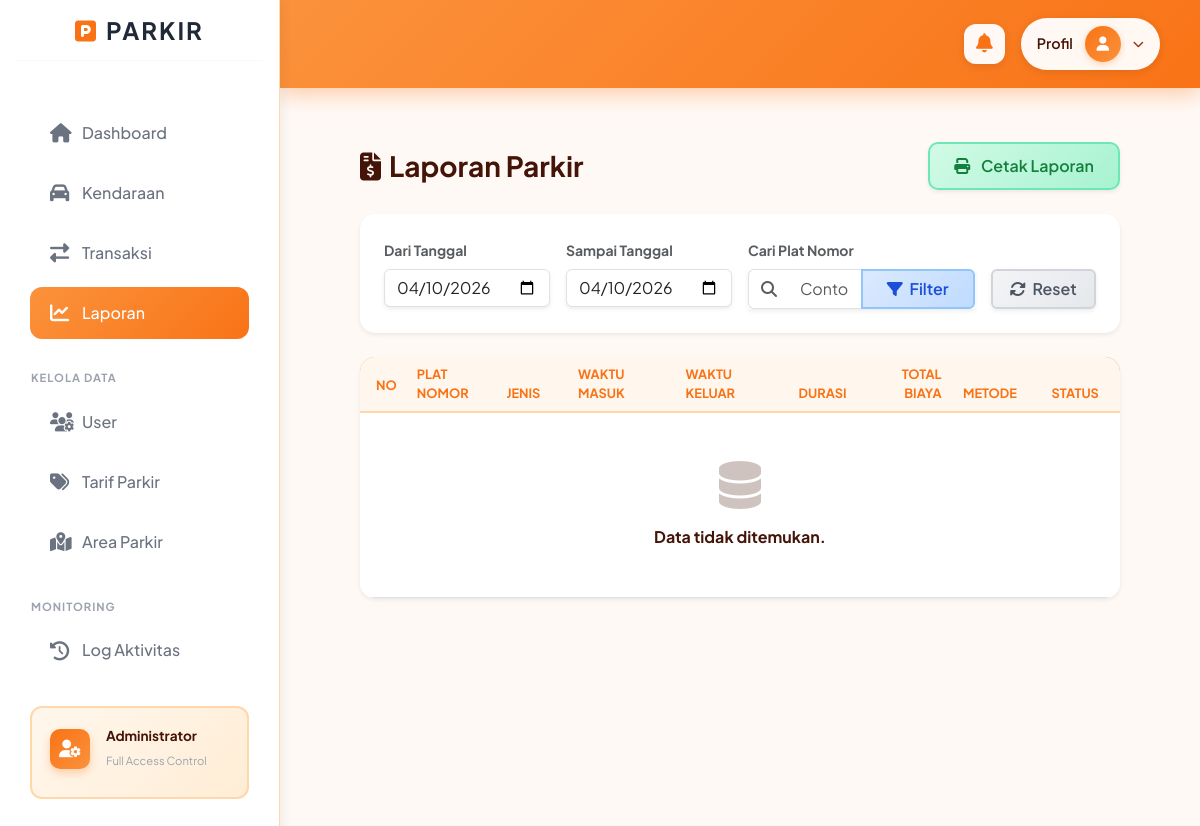
Before: /index.php?c=Laporan&m=index (signed in) with the older database file.
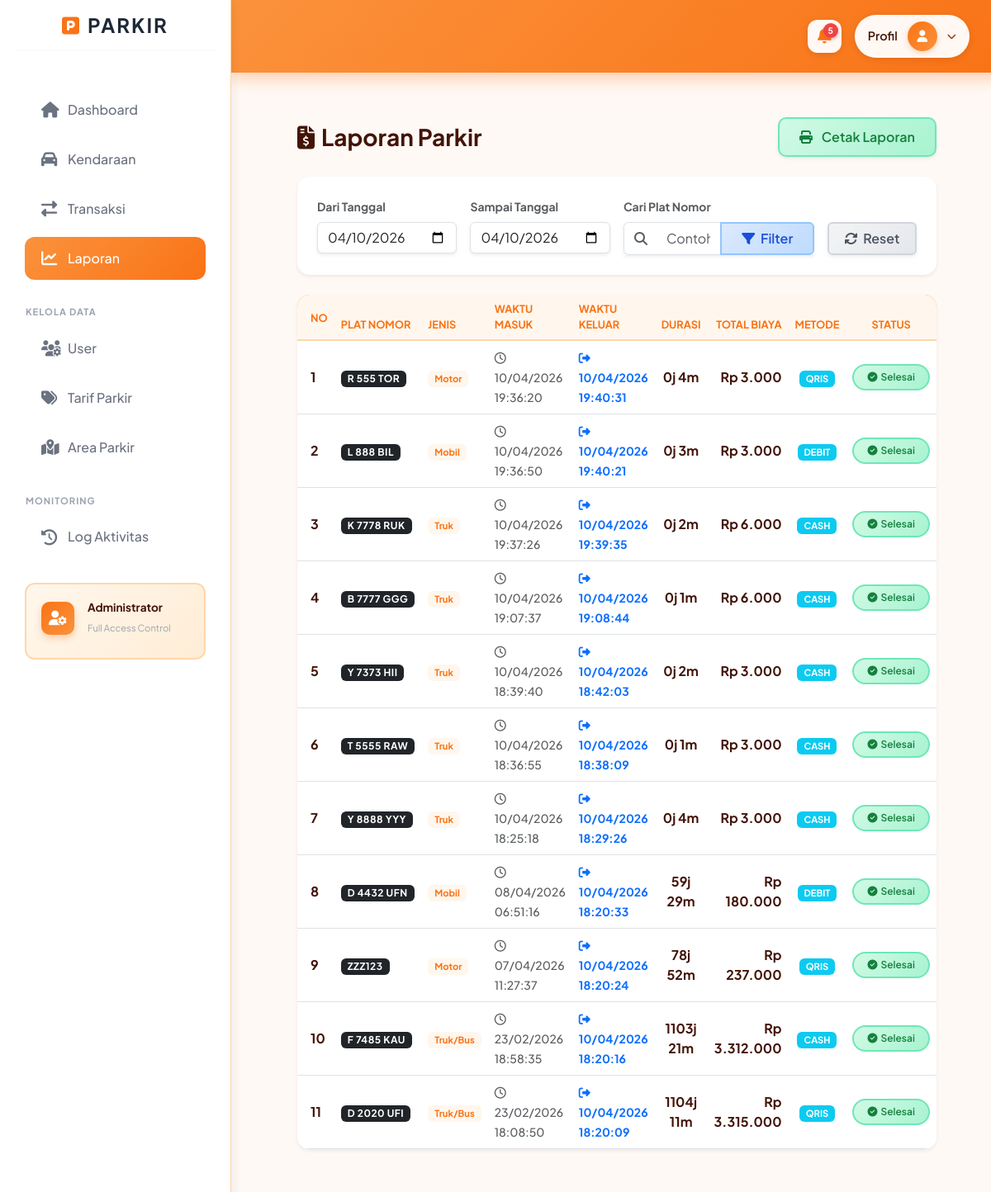
After: the same page with the newer database file.
### tables this page shows
CREATE TABLE `tb_transaksi` (
  `id_parkir` int NOT NULL,
  `id_kendaraan` int NOT NULL,
  `id_area` int NOT NULL,
  `id_tarif` int DEFAULT NULL,
  `id_user` int DEFAULT NULL,
  `waktu_masuk` datetime NOT NULL DEFAULT CURRENT_TIMESTAMP,
  `waktu_keluar` datetime DEFAULT NULL,
  `durasi_jam` int DEFAULT NULL,
  `biaya_total` decimal(10,0) DEFAULT '0',
  `metode_bayar` varchar(50) DEFAULT 'Tunai',
  `status` enum('masuk','keluar') DEFAULT 'masuk'
);

CREATE TABLE `tb_kendaraan` (
  `id_kendaraan` int NOT NULL,
  `plat_nomor` varchar(20) NOT NULL,
  `jenis_kendaraan` varchar(50) NOT NULL,
  `warna` varchar(50) DEFAULT NULL,
  `pemilik` varchar(100) DEFAULT NULL,
  `id_user` int DEFAULT NULL
);

### controllers/LaporanController.php (called while the page is built, shortened)
<?php
class LaporanController {
    public function index() {
        $tgl_awal = $_GET['tgl_awal'] ?? date('Y-m-d');
        $tgl_akhir = $_GET['tgl_akhir'] ?? date('Y-m-d');
        $search = $_GET['search'] ?? '';
        $model = new LaporanModel();
        $data = $model->getLaporan($tgl_awal, $tgl_akhir, $search);
        include "views/laporan/index.php";
    }
}

### config/database.php (called while the page is built)
<?php
class Database {
    public static function connect() {
        $host     = "localhost";
        $dbname   = "db_parkir";
        $username = "root";
        $password = "";
        try {
            $pdo = new PDO("mysql:host=$host;dbname=$dbname;charset=utf8", $username, $password);
            $pdo->setAttribute(PDO::ATTR_ERRMODE, PDO::ERRMODE_EXCEPTION);
            $pdo->exec("SET time_zone = '+07:00'");
            return $pdo;
        } catch (PDOException $e) {
            die("Koneksi database gagal: " . $e->getMessage());
        }
    }
}

### models/LaporanModel.php (called while the page is built, shortened)
<?php
class LaporanModel {
    private $db;
    function __construct(){
        $this->db = Database::connect();
    }
public function getLaporan($tgl_awal, $tgl_akhir, $search = '') {
    $params = [$tgl_awal, $tgl_akhir];
    $sql = "SELECT t.*, k.plat_nomor, k.jenis_kendaraan
            FROM tb_transaksi t
            INNER JOIN tb_kendaraan k ON t.id_kendaraan = k.id_kendaraan
            WHERE t.status = 'keluar'
            AND DATE(t.waktu_keluar) BETWEEN ? AND ?";
    $sql .= " ORDER BY t.waktu_keluar DESC";
    $q = $this->db->prepare($sql);
    $q->execute($params);
    return $q->fetchAll(PDO::FETCH_ASSOC);
}
}

### views/laporan/index.php (the view, shortened to what the changed rows need)
<?php include "views/layout/header.php"; ?>
<?php if (isset($halaman) && $halaman == 'log') : ?>
<style>
    /* Override dark theme untuk halaman log aktivitas */
    body {
        background-color: #fff9f5 !important;
        color: #1f2937 !important;
    }
    #content {
        background-color: #fff9f5 !important;
    }
    .container-fluid {
        background-color: #fff9f5 !important;
    }
    /* Override sidebar ke tema orange */
    #sidebar {
        background: #ffffff !important;
        box-shadow: 4px 0 10px rgba(0,0,0,0.05) !important;
    }
    #sidebar .sidebar-header h4 {
        color: #1f2937 !important;
    }
    #sidebar .sidebar-header i {
        color: #f97316 !important;
    }
    #sidebar .nav-link {
        color: #6b7280 !important;
    }
    #sidebar .nav-link:hover {
        color: #1f2937 !important;
        background: rgba(249, 115, 22, 0.1) !important;
    }
    #sidebar .nav-link.active {
        background: linear-gradient(135deg, #fb923c, #f97316) !important;
        color: #fff !important;
    }
    #sidebar hr {
        border-color: #e5e7eb !important;
    }
</style>
    <div class="mb-4">
        <h3 class="fw-bold m-0 text-dark"><i class="fas fa-history me-2 text-warning"></i>Log Aktivitas Sistem</h3>
        <p class="text-muted small mb-0">Riwayat login dan logout pengguna sistem</p>
    </div>
    <div class="card border-0 shadow-sm" style="border-radius: 15px; background: white;">
        <div class="card-body p-0">
            <div class="table-responsive">
                <table class="table table-hover align-middle m-0">
                    <thead style="background: linear-gradient(135deg, #fb923c, #f97316); color: white;">
                        <tr>
                            <th class="py-3 ps-4" width="5%">No</th>
                            <th width="20%">Waktu Kejadian</th>
                            <th width="20%">Pelaksana</th>
                            <th>Detail Aktivitas</th>
                        </tr>
                    </thead>
                    <tbody style="background: white;">
                        <?php if (!empty($logs)): ?>
                            <?php $no=1; foreach($logs as $l): ?>
                            <tr>
                                <td class="ps-4 text-dark"><?= $no++ ?></td>
                                <td>
                                    <div class="text-dark fw-bold"><?= date('d M Y', strtotime($l['waktu_aktivitas'])) ?></div>
                                    <small class="text-muted"><?= date('H:i:s', strtotime($l['waktu_aktivitas'])) ?> WIB</small>
                                </td>
                                <td>
                                    <span class="badge px-3 py-2" style="background: #fff7ed; color: #f97316; border: 1px solid #fed7aa; border-radius: 8px;">
                                        <i class="fas fa-user me-1"></i> <?= $l['username'] ?>
                                    </span>
                                </td>
                                <td>
                                    <div class="p-2 rounded border-start border-4 border-warning text-dark" style="background: #fff7ed;">
                                        <?= $l['aktivitas'] ?>
                                    </div>
                                </td>
                            </tr>
                            <?php endforeach; ?>
                        <?php else: ?>
                            <tr>
                                <td colspan="4" class="text-center py-5">
                                    <i class="fas fa-inbox fa-3x mb-3 opacity-25 text-muted"></i>
                                    <p class="text-muted">Belum ada riwayat aktivitas yang tercatat.</p>
                                </td>
                            </tr>
                        <?php endif; ?>
                    </tbody>
                </table>
            </div>
        </div>
    </div>
<?php else : ?>
<link rel="stylesheet" href="assets/css/halaman.css">
<div class="container-fluid py-4">
    <div class="card border-0 shadow-sm" style="border-radius: 15px; overflow: hidden;">
        <div class="table-responsive">
            <table class="table table-hover align-middle bg-white mb-0">
                <thead style="background: linear-gradient(135deg, #fb923c, #f97316);">
                    <tr>
                        <th class="py-3 ps-3 text-white" width="3%">No</th>
                        <th class="text-white" width="10%">Plat Nomor</th>
                        <th class="text-white" width="8%">Jenis</th>
                        <th class="text-white" width="12%">Waktu Masuk</th>
                        <th class="text-white" width="12%">Waktu Keluar</th>
                        <th class="text-white text-center" width="8%">Durasi</th>
                        <th class="text-white text-end" width="10%">Total Biaya</th>
                        <th class="text-white text-center" width="8%">Metode</th>
                        <th class="text-center text-white" width="10%">Status</th>
                    </tr>
                </thead>
            <tbody>
                <?php if (!empty($data)): ?>
                    <?php $no=1; foreach($data as $d): ?>
                    <tr data-plat="<?= strtoupper($d['plat_nomor']) ?>" class="laporan-row">
                        <td class="ps-3 fw-bold"><?= $no++ ?></td>
                        <td>
                            <span class="badge bg-dark text-uppercase px-2 py-1" style="letter-spacing: 0.5px; font-size: 0.75rem;">
                                <?= $d['plat_nomor'] ?>
                            </span>
                        </td>
                        <td>
                            <span class="badge px-2 py-1" style="background: #fff7ed; color: #f97316; font-size: 0.7rem;">
                                <?= $d['jenis_kendaraan'] ?? '-' ?>
                            </span>
                        </td>
                        <td><small class="text-muted"><i class="far fa-clock me-1"></i><?= date('d/m/Y H:i:s', strtotime($d['waktu_masuk'])) ?></small></td>
                        <td>
                            <small class="text-primary fw-bold">
                                <i class="fas fa-sign-out-alt me-1"></i><?= $d['waktu_keluar'] ? date('d/m/Y H:i:s', strtotime($d['waktu_keluar'])) : '-' ?>
                            </small>
                        </td>
                        <td class="fw-bold text-dark text-center">
                            <?php
                                if (!empty($d['waktu_keluar'])) {
                                    $awal  = new DateTime($d['waktu_masuk']);
                                    $akhir = new DateTime($d['waktu_keluar']);
                                    $diff  = $awal->diff($akhir);
                                    echo ($diff->days * 24) + $diff->h . "j " . $diff->i . "m";
                                } else {
                                    echo "-";
                                }
                            ?>
                        </td>
                        <td class="fw-bold text-success text-end">Rp <?= number_format($d['biaya_total'] ?? 0, 0, ',', '.') ?></td>
                        <td class="text-center">
                            <span class="badge bg-info text-white px-2 py-1" style="font-size: 0.7rem;">
                                <?= strtoupper($d['metode_bayar'] ?? 'CASH') ?>
                            </span>
                        </td>
                        <td class="text-center">
                            <?php if (!empty($d['waktu_keluar'])): ?>
                                <span class="badge px-3 py-2 rounded-pill" style="background: linear-gradient(135deg, #d1fae5, #a7f3d0); color: #15803d; border: 2px solid #6ee7b7; font-weight: 600;">
                                    <i class="fas fa-check-circle me-1"></i>Selesai
                                </span>
                            <?php else: ?>
                                <span class="badge px-3 py-2 rounded-pill" style="background: linear-gradient(135deg, #fef3c7, #fde68a); color: #b45309; border: 2px solid #fcd34d; font-weight: 600;">
                                    <i class="fas fa-clock me-1"></i>Parkir
                                </span>
                            <?php endif; ?>
                        </td>
                    </tr>
                    <?php endforeach; ?>
                <?php else: ?>
                    <tr>
                        <td colspan="9" class="text-center py-5 text-muted">
                            <i class="fas fa-database fa-3x mb-3 d-block opacity-25"></i>
                            Data tidak ditemukan.
                        </td>
                    </tr>
                <?php endif; ?>
            </tbody>
        </table>
    </div>
</div>
</div>
<?php endif; ?>
<?php include "views/layout/footer.php"; ?>

### views/layout/header.php (shortened to what the changed rows need)
<!DOCTYPE html>
<html lang="id">
<head>
    <link rel="stylesheet" href="assets/css/halaman.css">
    <link href="https://cdn.jsdelivr.net/npm/bootstrap@5.3.0/dist/css/bootstrap.min.css" rel="stylesheet">
    <link rel="stylesheet" href="https://cdnjs.cloudflare.com/ajax/libs/font-awesome/6.4.0/css/all.min.css">
</head>
<body>
<?php
$user_role = $_SESSION['user']['role'] ?? 'guest';
?>
<div class="wrapper">
    <div id="content">
    <nav class="top-navbar d-flex justify-content-between align-items-center">
        <div class="d-flex align-items-center gap-3">
            <?php if($user_role == 'admin'): ?>
            <div class="dropdown">
                <?php
                $db = Database::connect();
                $today = date('Y-m-d');
                $query = "SELECT t.*, k.plat_nomor, k.jenis_kendaraan
                         FROM tb_transaksi t
                         JOIN tb_kendaraan k ON t.id_kendaraan = k.id_kendaraan
                         WHERE DATE(t.waktu_keluar) = ? AND t.status = 'keluar'
                         ORDER BY t.waktu_keluar DESC
                         LIMIT 5";
                $stmt = $db->prepare($query);
                $stmt->execute([$today]);
                $notif_keluar = $stmt->fetchAll(PDO::FETCH_ASSOC);
                $jumlah_keluar = count($notif_keluar);
                ?>
                <div class="notif-trigger"
                    id="dropdownNotif"
                    data-bs-toggle="dropdown"
                    aria-expanded="false"
                    style="cursor: pointer; position: relative; padding: 8px 12px; background: rgba(255, 255, 255, 0.95); border-radius: 12px; transition: all 0.3s ease; box-shadow: 0 2px 8px rgba(0,0,0,0.1);">
                    <i class="fas fa-bell" style="color: #f97316; font-size: 1.2rem;"></i>
                    <?php if($jumlah_keluar > 0): ?>
                    <span class="notif-badge" style="position: absolute; top: 4px; right: 4px; background: #ef4444; color: white; border-radius: 50%; width: 18px; height: 18px; display: flex; align-items: center; justify-content: center; font-size: 0.65rem; font-weight: 700; box-shadow: 0 2px 4px rgba(239, 68, 68, 0.4);">
                        <?= $jumlah_keluar ?>
                    </span>
                    <?php endif; ?>
                </div>
            </div>
            <?php endif; ?>
        </div>
    </nav>
        <div class="container-fluid">

Changed rows visible on the page:
added tb_transaksi: id_kendaraan.plat_nomor "R 555 TOR", id_kendaraan.jenis_kendaraan "Motor", waktu_masuk "10/04/2026 19:36:20", waktu_keluar "10/04/2026 19:40:31", ($diff->days * 24) + $diff->h "0", waktu_masuk+waktu_keluar "4", biaya_total "3.000", metode_bayar "QRIS", shows "Selesai"
added tb_transaksi: id_kendaraan.plat_nomor "L 888 BIL", id_kendaraan.jenis_kendaraan "Mobil", waktu_masuk "10/04/2026 19:36:50", waktu_keluar "10/04/2026 19:40:21", ($diff->days * 24) + $diff->h "0", waktu_masuk+waktu_keluar "3", biaya_total "3.000", metode_bayar "DEBIT", shows "Selesai"
added tb_transaksi: id_kendaraan.plat_nomor "K 7778 RUK", id_kendaraan.jenis_kendaraan "Truk", waktu_masuk "10/04/2026 19:37:26", waktu_keluar "10/04/2026 19:39:35", ($diff->days * 24) + $diff->h "0", waktu_masuk+waktu_keluar "2", biaya_total "6.000", metode_bayar "CASH", shows "Selesai"
added tb_transaksi: id_kendaraan.plat_nomor "B 7777 GGG", id_kendaraan.jenis_kendaraan "Truk", waktu_masuk "10/04/2026 19:07:37", waktu_keluar "10/04/2026 19:08:44", ($diff->days * 24) + $diff->h "0", waktu_masuk+waktu_keluar "1", biaya_total "6.000", metode_bayar "CASH", shows "Selesai"
added tb_transaksi: id_kendaraan.plat_nomor "Y 7373 HII", id_kendaraan.jenis_kendaraan "Truk", waktu_masuk "10/04/2026 18:39:40", waktu_keluar "10/04/2026 18:42:03", ($diff->days * 24) + $diff->h "0", waktu_masuk+waktu_keluar "2", biaya_total "3.000", metode_bayar "CASH", shows "Selesai"
added tb_transaksi: id_kendaraan.plat_nomor "T 5555 RAW", id_kendaraan.jenis_kendaraan "Truk", waktu_masuk "10/04/2026 18:36:55", waktu_keluar "10/04/2026 18:38:09", ($diff->days * 24) + $diff->h "0", waktu_masuk+waktu_keluar "1", biaya_total "3.000", metode_bayar "CASH", shows "Selesai"
added tb_transaksi: id_kendaraan.plat_nomor "Y 8888 YYY", id_kendaraan.jenis_kendaraan "Truk", waktu_masuk "10/04/2026 18:25:18", waktu_keluar "10/04/2026 18:29:26", ($diff->days * 24) + $diff->h "0", waktu_masuk+waktu_keluar "4", biaya_total "3.000", metode_bayar "CASH", shows "Selesai"
added tb_transaksi: id_kendaraan.plat_nomor "D 4432 UFN", id_kendaraan.jenis_kendaraan "Mobil", waktu_masuk "08/04/2026 06:51:16", waktu_keluar "10/04/2026 18:20:33", ($diff->days * 24) + $diff->h "59", waktu_masuk+waktu_keluar "29", biaya_total "180.000", metode_bayar "DEBIT", shows "Selesai"
added tb_transaksi: id_kendaraan.plat_nomor "ZZZ123", id_kendaraan.jenis_kendaraan "Motor", waktu_masuk "07/04/2026 11:27:37", waktu_keluar "10/04/2026 18:20:24", ($diff->days * 24) + $diff->h "78", waktu_masuk+waktu_keluar "52", biaya_total "237.000", metode_bayar "QRIS", shows "Selesai"
now on this page (row edited): tb_transaksi: id_kendaraan.plat_nomor "F 7485 KAU", id_kendaraan.jenis_kendaraan "Truk/Bus", waktu_masuk "23/02/2026 18:58:35", waktu_keluar "10/04/2026 18:20:16", ($diff->days * 24) + $diff->h "1103", waktu_masuk+waktu_keluar "21", biaya_total "3.312.000", metode_bayar "CASH", shows "Selesai"
now on this page (row edited): tb_transaksi: id_kendaraan.plat_nomor "D 2020 UFI", id_kendaraan.jenis_kendaraan "Truk/Bus", waktu_masuk "23/02/2026 18:08:50", waktu_keluar "10/04/2026 18:20:09", ($diff->days * 24) + $diff->h "1104", waktu_masuk+waktu_keluar "11", biaya_total "3.315.000", metode_bayar "QRIS", shows "Selesai"
Other visible differences:
$jumlah_keluar: (not shown) → "5"
text no longer shown: "Data tidak ditemukan."
